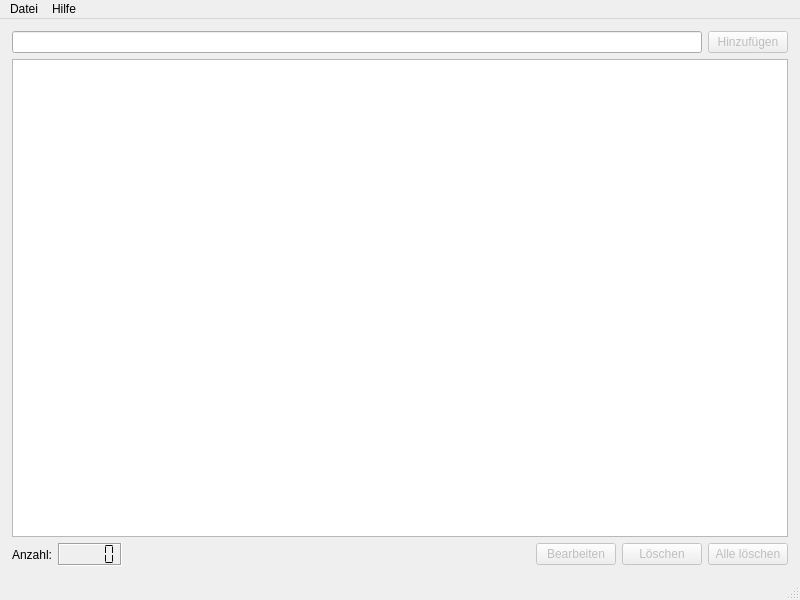
<?xml version="1.0" encoding="UTF-8"?>
<ui version="4.0">
 <class>MainWindow</class>
 <widget class="QMainWindow" name="MainWindow">
  <property name="geometry">
   <rect>
    <x>0</x>
    <y>0</y>
    <width>800</width>
    <height>600</height>
   </rect>
  </property>
  <property name="windowTitle">
   <string>Mein einfacher Listeneditor</string>
  </property>
  <widget class="QWidget" name="centralwidget">
   <layout class="QGridLayout" name="gridLayout">
    <property name="leftMargin">
     <number>12</number>
    </property>
    <property name="topMargin">
     <number>12</number>
    </property>
    <property name="rightMargin">
     <number>12</number>
    </property>
    <property name="bottomMargin">
     <number>12</number>
    </property>
    <item row="2" column="4">
     <widget class="QPushButton" name="delButton">
      <property name="enabled">
       <bool>false</bool>
      </property>
      <property name="text">
       <string>Löschen</string>
      </property>
      <property name="checkable">
       <bool>false</bool>
      </property>
     </widget>
    </item>
    <item row="1" column="0" colspan="6">
     <widget class="QListWidget" name="itemList">
      <property name="selectionMode">
       <enum>QAbstractItemView::ExtendedSelection</enum>
      </property>
      <property name="selectionBehavior">
       <enum>QAbstractItemView::SelectItems</enum>
      </property>
     </widget>
    </item>
    <item row="0" column="0" colspan="5">
     <widget class="QLineEdit" name="lineEdit"/>
    </item>
    <item row="2" column="5">
     <widget class="QPushButton" name="delAllButton">
      <property name="enabled">
       <bool>false</bool>
      </property>
      <property name="text">
       <string>Alle löschen</string>
      </property>
     </widget>
    </item>
    <item row="2" column="0">
     <widget class="QLabel" name="countLabel">
      <property name="text">
       <string>Anzahl:</string>
      </property>
     </widget>
    </item>
    <item row="0" column="5">
     <widget class="QPushButton" name="addButton">
      <property name="enabled">
       <bool>false</bool>
      </property>
      <property name="text">
       <string>Hinzufügen</string>
      </property>
     </widget>
    </item>
    <item row="2" column="1">
     <widget class="QLCDNumber" name="countLcdNumber">
      <property name="frameShape">
       <enum>QFrame::Box</enum>
      </property>
      <property name="frameShadow">
       <enum>QFrame::Sunken</enum>
      </property>
      <property name="segmentStyle">
       <enum>QLCDNumber::Flat</enum>
      </property>
     </widget>
    </item>
    <item row="2" column="2">
     <spacer name="horizontalButtonSpacer">
      <property name="orientation">
       <enum>Qt::Horizontal</enum>
      </property>
      <property name="sizeHint" stdset="0">
       <size>
        <width>40</width>
        <height>20</height>
       </size>
      </property>
     </spacer>
    </item>
    <item row="2" column="3">
     <widget class="QPushButton" name="editButton">
      <property name="enabled">
       <bool>false</bool>
      </property>
      <property name="text">
       <string>Bearbeiten</string>
      </property>
     </widget>
    </item>
   </layout>
   <zorder>itemList</zorder>
   <zorder>addButton</zorder>
   <zorder>delButton</zorder>
   <zorder>countLabel</zorder>
   <zorder>countLcdNumber</zorder>
   <zorder>delAllButton</zorder>
   <zorder>horizontalButtonSpacer</zorder>
   <zorder>lineEdit</zorder>
   <zorder>editButton</zorder>
  </widget>
  <widget class="QMenuBar" name="menubar">
   <property name="geometry">
    <rect>
     <x>0</x>
     <y>0</y>
     <width>800</width>
     <height>22</height>
    </rect>
   </property>
   <widget class="QMenu" name="menuFile">
    <property name="title">
     <string>Datei</string>
    </property>
    <addaction name="actionLoad"/>
    <addaction name="actionSave"/>
    <addaction name="separator"/>
    <addaction name="actionQuit"/>
   </widget>
   <widget class="QMenu" name="menuHelp">
    <property name="title">
     <string>Hilfe</string>
    </property>
    <addaction name="actionAbout"/>
   </widget>
   <addaction name="menuFile"/>
   <addaction name="menuHelp"/>
  </widget>
  <widget class="QStatusBar" name="statusbar"/>
  <action name="actionLoad">
   <property name="text">
    <string>Laden...</string>
   </property>
  </action>
  <action name="actionSave">
   <property name="text">
    <string>Speichern...</string>
   </property>
  </action>
  <action name="actionQuit">
   <property name="text">
    <string>Beenden</string>
   </property>
  </action>
  <action name="actionAbout">
   <property name="text">
    <string>Über...</string>
   </property>
  </action>
 </widget>
 <tabstops>
  <tabstop>lineEdit</tabstop>
  <tabstop>addButton</tabstop>
  <tabstop>itemList</tabstop>
  <tabstop>delButton</tabstop>
  <tabstop>delAllButton</tabstop>
 </tabstops>
 <resources/>
 <connections>
  <connection>
   <sender>lineEdit</sender>
   <signal>returnPressed()</signal>
   <receiver>addButton</receiver>
   <slot>click()</slot>
   <hints>
    <hint type="sourcelabel">
     <x>342</x>
     <y>44</y>
    </hint>
    <hint type="destinationlabel">
     <x>737</x>
     <y>45</y>
    </hint>
   </hints>
  </connection>
 </connections>
</ui>
